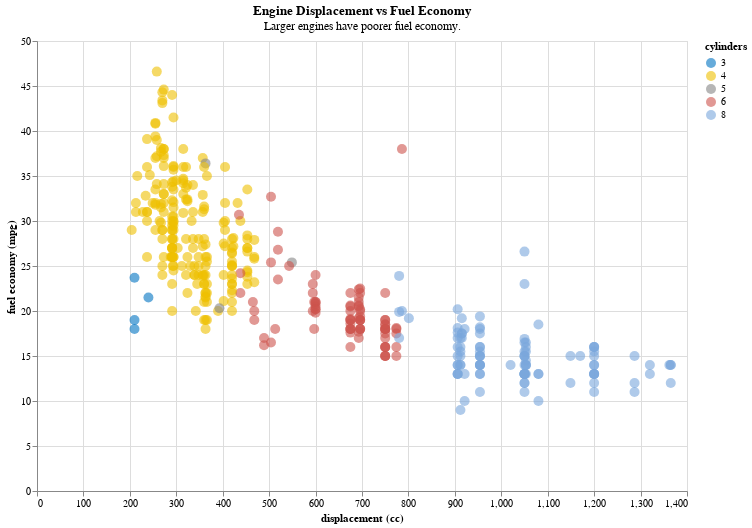

The code cell stored with this chart in its notebook:
### Markdown cell above
## 538 theme

### Code cell
alt.theme.enable('fivethirtyeight')

display(chart)

### Figure 1 — Vega-Lite specification as saved in the notebook (floating-point values rounded to 4 significant figures; data arrays with more than 128 entries replaced by an {"elided": "..."} marker saying what was removed)
{"usermeta": {"embedOptions": {"theme": "fivethirtyeight"}}, "config": {"view": {"continuousWidth": 300, "continuousHeight": 300}}, "data": {"name": "data-695524daee6977fde8d91f11cebec55b"}, "mark": {"type": "circle", "opacity": 0.6, "size": 100}, "encoding": {"color": {"field": "Cylinders", "scale": {"range": ["#0073C2", "#EFC000", "#868686", "#CD534C", "#7AA6DC", "#003C67", "#8F7700", "#3B3B3B", "#A73030", "#4A6990"]}, "title": "cylinders", "type": "nominal"}, "tooltip": {"field": "Name", "type": "nominal"}, "x": {"field": "Displacement", "title": "displacement (cc)", "type": "quantitative"}, "y": {"field": "Miles_per_Gallon", "title": "fuel economy (mpg)", "type": "quantitative"}}, "height": 450, "title": {"text": "Engine Displacement vs Fuel Economy", "subtitle": "Larger engines have poorer fuel economy."}, "width": 650, "$schema": "https://vega.github.io/schema/vega-lite/v5.20.1.json", "datasets": {"data-695524daee6977fde8d91f11cebec55b": {"elided": "406 records"}}}
